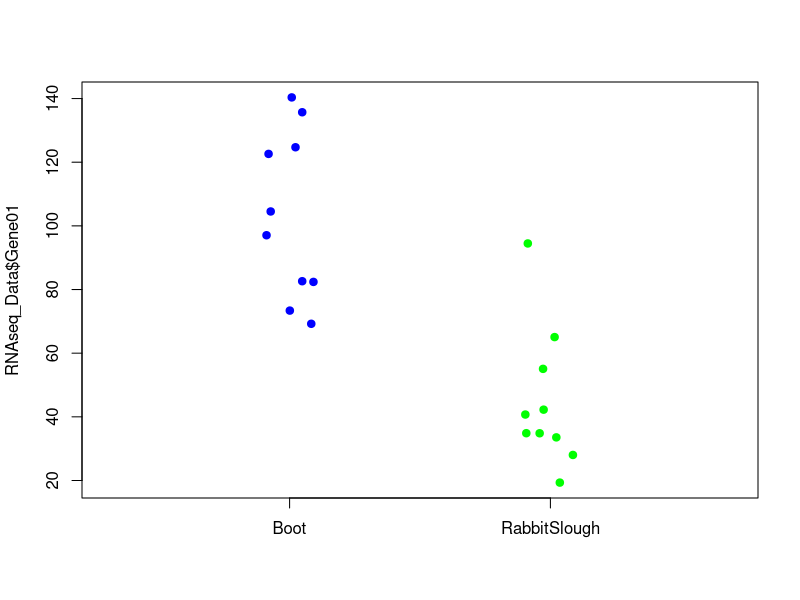

Source code (R):
##Example of manual F-ratio calculation for stickelback Gene01 expression level by Population
##From Week 5 (Tuesday Oct. 27th lecture) on single-factor ANOVA

#Read in the data
RNAseq_Data <- read.table('RNAseq_lip.tsv', header=T, sep='\t')


#Plot the data and run the ANOVA using the aov() function
stripchart(RNAseq_Data$Gene01~RNAseq_Data$Population, vertical=T, pch=19, col=c("blue","green"),
           at=c(1.25,1.75), method="jitter", jitter=0.05)

Pop_Anova <- aov(RNAseq_Data$Gene01~RNAseq_Data$Population)
summary(Pop_Anova)


#Now do the manual F-ratio Calculation

#Group subsets
ys_Bt <- subset(RNAseq_Data, Population=="Boot")$Gene01
ys_RS <- subset(RNAseq_Data, Population=="RabbitSlough")$Gene01

#Group Ns
n_Bt <- length(ys_Bt)
n_RS <- length(ys_RS)

#Means
ybar_grand <- mean(RNAseq_Data$Gene01)
ybar_Bt <- mean(ys_Bt)
ybar_RS <- mean(ys_RS)

#Residuals
sqrd_resids_Bt <- (ys_Bt-ybar_Bt)^2 
sqrd_resids_RS <- (ys_RS-ybar_RS)^2

MS_groups <- sum((n_Bt*(ybar_Bt-ybar_grand)^2),(n_RS*(ybar_RS-ybar_grand)^2))/
  (2-1)

MS_resids <- sum(sqrd_resids_Bt,sqrd_resids_RS)/
  (sum(n_Bt,n_RS)-2)

F_ratio <- MS_groups/MS_resids
print(F_ratio)#29.33763

#Test the Null Hypothesis (calculate prob. of observing an F this large under null hypoth.)
pf(29.33763,1,18,lower.tail=FALSE)#3.802321e-05
